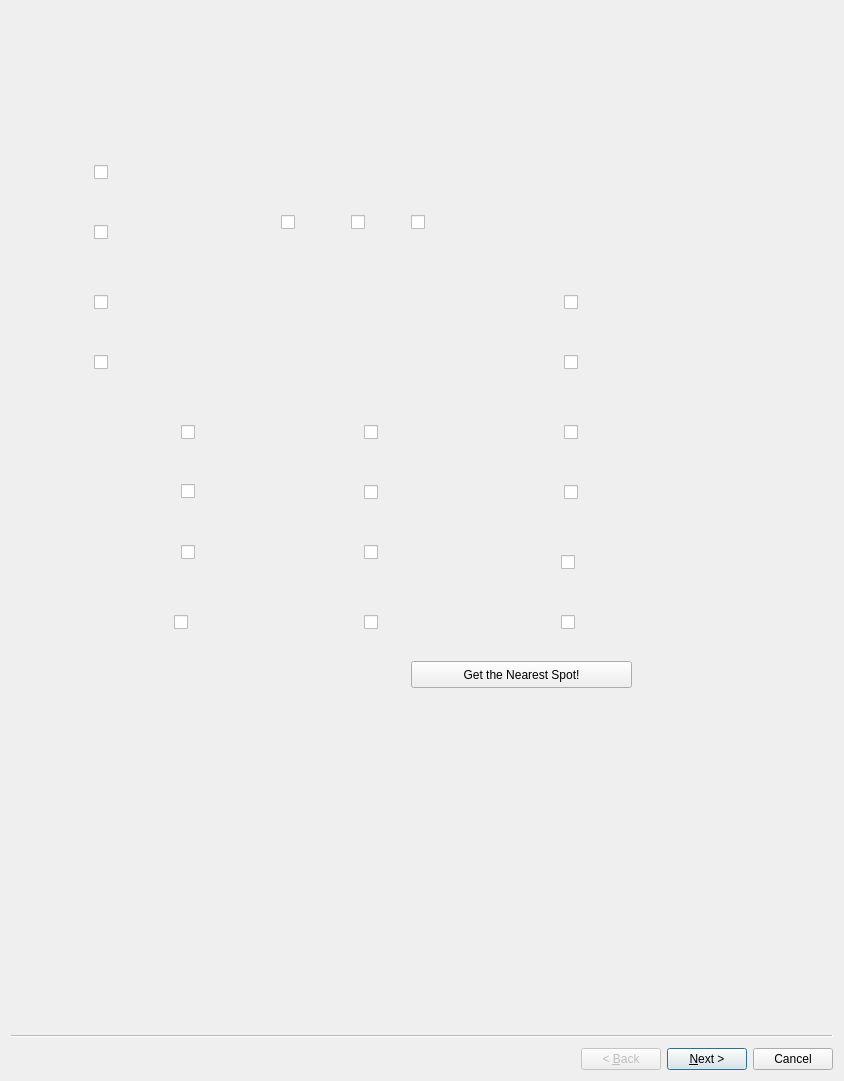
<?xml version="1.0" encoding="UTF-8"?>
<ui version="4.0">
 <class>Wizard</class>
 <widget class="QWizard" name="Wizard">
  <property name="geometry">
   <rect>
    <x>0</x>
    <y>0</y>
    <width>844</width>
    <height>1081</height>
   </rect>
  </property>
  <property name="windowTitle">
   <string>Wizard</string>
  </property>
  <widget class="QWizardPage" name="wizardPage1">
   <widget class="QLabel" name="label">
    <property name="geometry">
     <rect>
      <x>-10</x>
      <y>-420</y>
      <width>1951</width>
      <height>1571</height>
     </rect>
    </property>
    <property name="frameShape">
     <enum>QFrame::NoFrame</enum>
    </property>
    <property name="text">
     <string/>
    </property>
    <property name="pixmap">
     <pixmap>rsz_parking_lot.jpg</pixmap>
    </property>
   </widget>
   <widget class="QCheckBox" name="checkBox_2">
    <property name="geometry">
     <rect>
      <x>170</x>
      <y>470</y>
      <width>21</width>
      <height>21</height>
     </rect>
    </property>
    <property name="sizePolicy">
     <sizepolicy hsizetype="Minimum" vsizetype="Fixed">
      <horstretch>0</horstretch>
      <verstretch>0</verstretch>
     </sizepolicy>
    </property>
    <property name="text">
     <string/>
    </property>
   </widget>
   <widget class="QCheckBox" name="checkBox_1">
    <property name="geometry">
     <rect>
      <x>170</x>
      <y>530</y>
      <width>21</width>
      <height>22</height>
     </rect>
    </property>
    <property name="text">
     <string/>
    </property>
   </widget>
   <widget class="QCheckBox" name="checkBox">
    <property name="geometry">
     <rect>
      <x>163</x>
      <y>600</y>
      <width>21</width>
      <height>22</height>
     </rect>
    </property>
    <property name="text">
     <string/>
    </property>
   </widget>
   <widget class="QCheckBox" name="checkBox_3">
    <property name="geometry">
     <rect>
      <x>170</x>
      <y>410</y>
      <width>21</width>
      <height>22</height>
     </rect>
    </property>
    <property name="text">
     <string/>
    </property>
   </widget>
   <widget class="QCheckBox" name="checkBox_4">
    <property name="geometry">
     <rect>
      <x>353</x>
      <y>600</y>
      <width>21</width>
      <height>22</height>
     </rect>
    </property>
    <property name="text">
     <string/>
    </property>
   </widget>
   <widget class="QCheckBox" name="checkBox_5">
    <property name="geometry">
     <rect>
      <x>353</x>
      <y>530</y>
      <width>21</width>
      <height>22</height>
     </rect>
    </property>
    <property name="text">
     <string/>
    </property>
   </widget>
   <widget class="QCheckBox" name="checkBox_6">
    <property name="geometry">
     <rect>
      <x>353</x>
      <y>470</y>
      <width>21</width>
      <height>22</height>
     </rect>
    </property>
    <property name="text">
     <string/>
    </property>
   </widget>
   <widget class="QCheckBox" name="checkBox_7">
    <property name="geometry">
     <rect>
      <x>353</x>
      <y>410</y>
      <width>21</width>
      <height>22</height>
     </rect>
    </property>
    <property name="text">
     <string/>
    </property>
   </widget>
   <widget class="QCheckBox" name="checkBox_8">
    <property name="geometry">
     <rect>
      <x>83</x>
      <y>340</y>
      <width>21</width>
      <height>22</height>
     </rect>
    </property>
    <property name="text">
     <string/>
    </property>
   </widget>
   <widget class="QCheckBox" name="checkBox_9">
    <property name="geometry">
     <rect>
      <x>83</x>
      <y>280</y>
      <width>21</width>
      <height>22</height>
     </rect>
    </property>
    <property name="text">
     <string/>
    </property>
   </widget>
   <widget class="QCheckBox" name="checkBox_10">
    <property name="geometry">
     <rect>
      <x>83</x>
      <y>210</y>
      <width>21</width>
      <height>22</height>
     </rect>
    </property>
    <property name="text">
     <string/>
    </property>
   </widget>
   <widget class="QCheckBox" name="checkBox_11">
    <property name="geometry">
     <rect>
      <x>83</x>
      <y>150</y>
      <width>21</width>
      <height>22</height>
     </rect>
    </property>
    <property name="text">
     <string/>
    </property>
   </widget>
   <widget class="QCheckBox" name="checkBox_12">
    <property name="geometry">
     <rect>
      <x>270</x>
      <y>200</y>
      <width>21</width>
      <height>22</height>
     </rect>
    </property>
    <property name="text">
     <string/>
    </property>
   </widget>
   <widget class="QCheckBox" name="checkBox_13">
    <property name="geometry">
     <rect>
      <x>340</x>
      <y>200</y>
      <width>21</width>
      <height>22</height>
     </rect>
    </property>
    <property name="text">
     <string/>
    </property>
   </widget>
   <widget class="QCheckBox" name="checkBox_14">
    <property name="geometry">
     <rect>
      <x>400</x>
      <y>200</y>
      <width>21</width>
      <height>22</height>
     </rect>
    </property>
    <property name="text">
     <string/>
    </property>
   </widget>
   <widget class="QCheckBox" name="checkBox_15">
    <property name="geometry">
     <rect>
      <x>550</x>
      <y>600</y>
      <width>21</width>
      <height>22</height>
     </rect>
    </property>
    <property name="text">
     <string/>
    </property>
   </widget>
   <widget class="QCheckBox" name="checkBox_16">
    <property name="geometry">
     <rect>
      <x>550</x>
      <y>540</y>
      <width>21</width>
      <height>22</height>
     </rect>
    </property>
    <property name="text">
     <string/>
    </property>
   </widget>
   <widget class="QCheckBox" name="checkBox_17">
    <property name="geometry">
     <rect>
      <x>553</x>
      <y>470</y>
      <width>21</width>
      <height>22</height>
     </rect>
    </property>
    <property name="text">
     <string/>
    </property>
   </widget>
   <widget class="QCheckBox" name="checkBox_18">
    <property name="geometry">
     <rect>
      <x>553</x>
      <y>410</y>
      <width>21</width>
      <height>22</height>
     </rect>
    </property>
    <property name="text">
     <string/>
    </property>
   </widget>
   <widget class="QCheckBox" name="checkBox_19">
    <property name="geometry">
     <rect>
      <x>553</x>
      <y>340</y>
      <width>21</width>
      <height>22</height>
     </rect>
    </property>
    <property name="text">
     <string/>
    </property>
   </widget>
   <widget class="QCheckBox" name="checkBox_20">
    <property name="geometry">
     <rect>
      <x>553</x>
      <y>280</y>
      <width>21</width>
      <height>22</height>
     </rect>
    </property>
    <property name="text">
     <string/>
    </property>
   </widget>
   <widget class="QPushButton" name="pushButton">
    <property name="geometry">
     <rect>
      <x>400</x>
      <y>650</y>
      <width>221</width>
      <height>27</height>
     </rect>
    </property>
    <property name="text">
     <string>Get the Nearest Spot!</string>
    </property>
   </widget>
   <widget class="QLabel" name="label_2">
    <property name="geometry">
     <rect>
      <x>160</x>
      <y>570</y>
      <width>91</width>
      <height>71</height>
     </rect>
    </property>
    <property name="text">
     <string/>
    </property>
   </widget>
   <widget class="QLabel" name="label_3">
    <property name="geometry">
     <rect>
      <x>160</x>
      <y>510</y>
      <width>91</width>
      <height>71</height>
     </rect>
    </property>
    <property name="text">
     <string/>
    </property>
   </widget>
   <widget class="QLabel" name="label_4">
    <property name="geometry">
     <rect>
      <x>160</x>
      <y>440</y>
      <width>91</width>
      <height>71</height>
     </rect>
    </property>
    <property name="text">
     <string/>
    </property>
   </widget>
   <widget class="QLabel" name="label_5">
    <property name="geometry">
     <rect>
      <x>160</x>
      <y>380</y>
      <width>91</width>
      <height>71</height>
     </rect>
    </property>
    <property name="text">
     <string/>
    </property>
   </widget>
   <widget class="QLabel" name="label_6">
    <property name="geometry">
     <rect>
      <x>350</x>
      <y>580</y>
      <width>91</width>
      <height>61</height>
     </rect>
    </property>
    <property name="text">
     <string/>
    </property>
   </widget>
   <widget class="QLabel" name="label_7">
    <property name="geometry">
     <rect>
      <x>350</x>
      <y>510</y>
      <width>91</width>
      <height>71</height>
     </rect>
    </property>
    <property name="text">
     <string/>
    </property>
   </widget>
   <widget class="QLabel" name="label_8">
    <property name="geometry">
     <rect>
      <x>350</x>
      <y>450</y>
      <width>91</width>
      <height>61</height>
     </rect>
    </property>
    <property name="text">
     <string/>
    </property>
   </widget>
   <widget class="QLabel" name="label_9">
    <property name="geometry">
     <rect>
      <x>350</x>
      <y>380</y>
      <width>91</width>
      <height>71</height>
     </rect>
    </property>
    <property name="text">
     <string/>
    </property>
   </widget>
   <widget class="QLabel" name="label_10">
    <property name="geometry">
     <rect>
      <x>80</x>
      <y>320</y>
      <width>91</width>
      <height>61</height>
     </rect>
    </property>
    <property name="text">
     <string/>
    </property>
   </widget>
   <widget class="QLabel" name="label_11">
    <property name="geometry">
     <rect>
      <x>80</x>
      <y>250</y>
      <width>91</width>
      <height>71</height>
     </rect>
    </property>
    <property name="text">
     <string/>
    </property>
   </widget>
   <widget class="QLabel" name="label_12">
    <property name="geometry">
     <rect>
      <x>80</x>
      <y>190</y>
      <width>91</width>
      <height>61</height>
     </rect>
    </property>
    <property name="text">
     <string/>
    </property>
   </widget>
   <widget class="QLabel" name="label_13">
    <property name="geometry">
     <rect>
      <x>80</x>
      <y>130</y>
      <width>91</width>
      <height>61</height>
     </rect>
    </property>
    <property name="text">
     <string/>
    </property>
   </widget>
   <widget class="QLabel" name="label_14">
    <property name="geometry">
     <rect>
      <x>250</x>
      <y>190</y>
      <width>71</width>
      <height>91</height>
     </rect>
    </property>
    <property name="text">
     <string/>
    </property>
   </widget>
   <widget class="QLabel" name="label_15">
    <property name="geometry">
     <rect>
      <x>310</x>
      <y>190</y>
      <width>81</width>
      <height>91</height>
     </rect>
    </property>
    <property name="text">
     <string/>
    </property>
   </widget>
   <widget class="QLabel" name="label_16">
    <property name="geometry">
     <rect>
      <x>380</x>
      <y>190</y>
      <width>71</width>
      <height>91</height>
     </rect>
    </property>
    <property name="text">
     <string/>
    </property>
   </widget>
   <widget class="QLabel" name="label_17">
    <property name="geometry">
     <rect>
      <x>540</x>
      <y>580</y>
      <width>101</width>
      <height>71</height>
     </rect>
    </property>
    <property name="text">
     <string/>
    </property>
   </widget>
   <widget class="QLabel" name="label_18">
    <property name="geometry">
     <rect>
      <x>550</x>
      <y>510</y>
      <width>91</width>
      <height>71</height>
     </rect>
    </property>
    <property name="text">
     <string/>
    </property>
   </widget>
   <widget class="QLabel" name="label_19">
    <property name="geometry">
     <rect>
      <x>550</x>
      <y>450</y>
      <width>91</width>
      <height>61</height>
     </rect>
    </property>
    <property name="text">
     <string/>
    </property>
   </widget>
   <widget class="QLabel" name="label_20">
    <property name="geometry">
     <rect>
      <x>550</x>
      <y>380</y>
      <width>91</width>
      <height>71</height>
     </rect>
    </property>
    <property name="text">
     <string/>
    </property>
   </widget>
   <widget class="QLabel" name="label_21">
    <property name="geometry">
     <rect>
      <x>550</x>
      <y>320</y>
      <width>91</width>
      <height>71</height>
     </rect>
    </property>
    <property name="text">
     <string/>
    </property>
   </widget>
   <widget class="QLabel" name="label_22">
    <property name="geometry">
     <rect>
      <x>540</x>
      <y>260</y>
      <width>101</width>
      <height>61</height>
     </rect>
    </property>
    <property name="text">
     <string/>
    </property>
   </widget>
   <zorder>label</zorder>
   <zorder>label_14</zorder>
   <zorder>label_15</zorder>
   <zorder>label_2</zorder>
   <zorder>label_3</zorder>
   <zorder>label_21</zorder>
   <zorder>label_4</zorder>
   <zorder>label_19</zorder>
   <zorder>label_22</zorder>
   <zorder>label_9</zorder>
   <zorder>label_8</zorder>
   <zorder>label_16</zorder>
   <zorder>label_17</zorder>
   <zorder>label_20</zorder>
   <zorder>label_18</zorder>
   <zorder>label_12</zorder>
   <zorder>label_11</zorder>
   <zorder>label_5</zorder>
   <zorder>label_7</zorder>
   <zorder>label_10</zorder>
   <zorder>label_6</zorder>
   <zorder>label_13</zorder>
   <zorder>checkBox_2</zorder>
   <zorder>checkBox_1</zorder>
   <zorder>checkBox</zorder>
   <zorder>checkBox_3</zorder>
   <zorder>checkBox_4</zorder>
   <zorder>checkBox_5</zorder>
   <zorder>checkBox_6</zorder>
   <zorder>checkBox_7</zorder>
   <zorder>checkBox_8</zorder>
   <zorder>checkBox_9</zorder>
   <zorder>checkBox_10</zorder>
   <zorder>checkBox_11</zorder>
   <zorder>checkBox_12</zorder>
   <zorder>checkBox_13</zorder>
   <zorder>checkBox_14</zorder>
   <zorder>checkBox_15</zorder>
   <zorder>checkBox_16</zorder>
   <zorder>checkBox_17</zorder>
   <zorder>checkBox_18</zorder>
   <zorder>checkBox_19</zorder>
   <zorder>checkBox_20</zorder>
   <zorder>pushButton</zorder>
  </widget>
  <widget class="QWizardPage" name="wizardPage2"/>
 </widget>
 <resources/>
 <connections/>
</ui>
